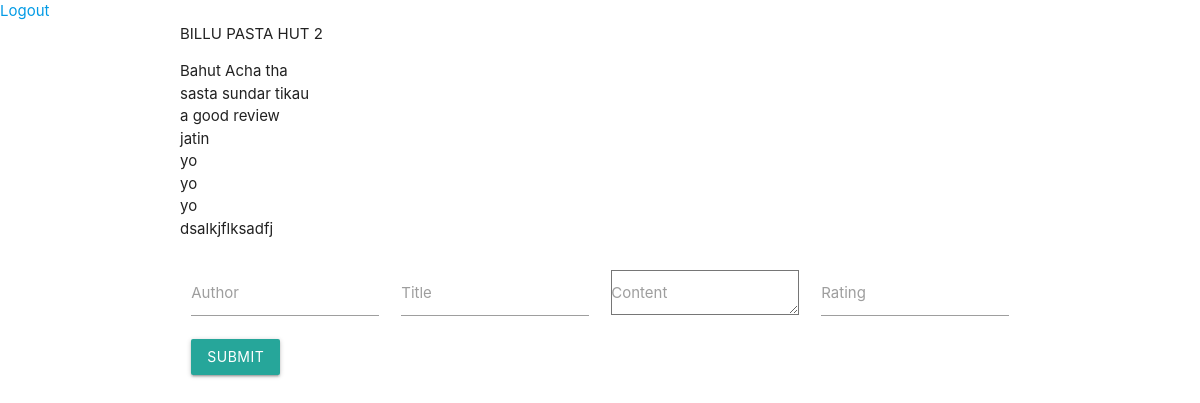
Page /restaurant/1 (signed in) on the committed database.
### main/models.py (models this page shows, shortened)
class Restaurant(models.Model):
    name = models.CharField(max_length = 100)
    address = models.TextField(max_length = 512)
    open_time = models.TimeField()
    close_time = models.TimeField()

class Review(models.Model):
    restaurant = models.ForeignKey(Restaurant, on_delete = models.CASCADE)
    author = models.CharField(max_length = 100)
    title = models.CharField(max_length = 100)
    content = models.TextField(max_length=1024)
    rating = models.IntegerField(validators=[
        MaxValueValidator(5),
        MinValueValidator(0)
    ])
    def __str__(self):
        return self.title

### main/views.py (the view, shortened to what this page needs)
# urls.py: path('restaurant/<int:pk>', views.RestaurantView.as_view(), name = 'restaurant'),
@method_decorator(login_required, name = 'dispatch')
class RestaurantView(FormMixin, DetailView):
    template_name = "main/SomethingCool.html"
    model = models.Restaurant
    context_object_name = 'restaurant'
    form_class = forms.ReviewForm
    def get_context_data(self, **kwargs):
        context = super().get_context_data(**kwargs)
        context['form'] = self.get_form()
        return context

### main/forms.py
class ReviewForm(forms.ModelForm):
    class Meta:
        model = models.Review
        exclude = ['restaurant',]

### templates/main/SomethingCool.html (shortened to what this page needs)
{% extends 'main/base.html' %}
{% block body %}
    <div class="container">
        {{ restaurant.name|upper }}
        <ul>
            {% for review in restaurant.review_set.all %}
                <li> {{ review }} </li>
            {% endfor %}
        </ul>
        <form action="" method="post" class="row">
            {% for field in form %}
                <div class = "input-field col s3">
                    {{ field }}
                    <label for="{{ field.id_for_label }}">{{ field.label }}</label>
                </div>
            {% endfor %}
            <div class="col s4">
                <button type="submit" class="waves-effect waves-light btn">Submit</button>
            </div>
        </form>
    </div>
{% endblock %}

### rows in the picture
Restaurant: name "BILLU PASTA HUT 2"
Review: title "Bahut Acha tha"
Review: title "sasta sundar tikau"
Review: title "a good review"
Review: title "jatin"
Review: title "yo"
Review: title "yo"
Review: title "yo"
Review: title "dsalkjflksadfj"

### other values in the picture
{{ field.label }} "Author" "Title" "Content" "Rating"
